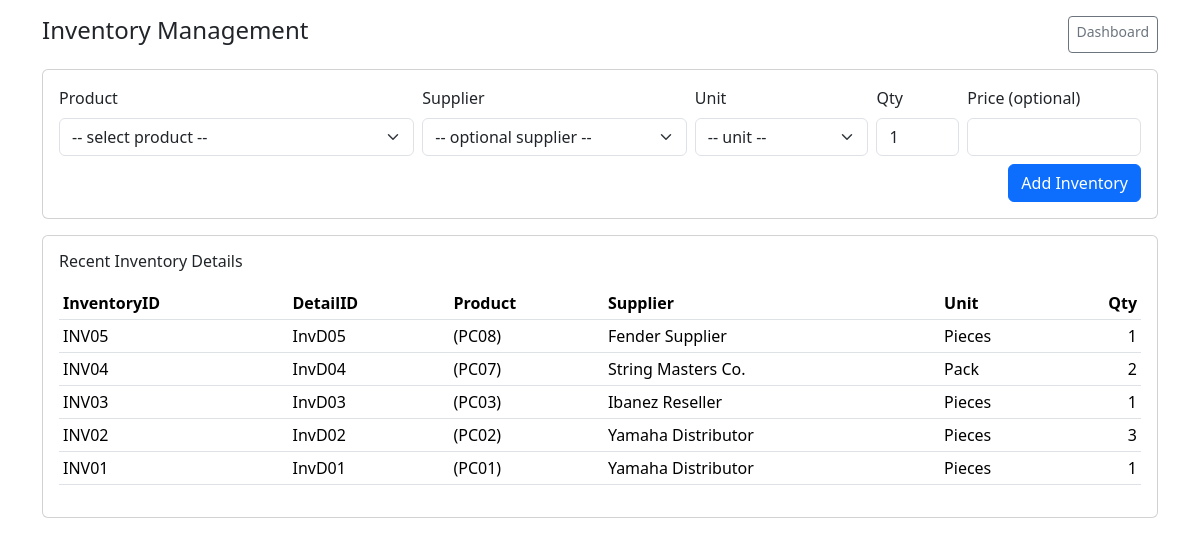
The app's page /inventory.php (signed in) with its own data.
### tables this page shows
CREATE TABLE `music_inventory_detail` (
  `InventoryDetailID` varchar(20) NOT NULL,
  `InventoryID` varchar(20) DEFAULT NULL,
  `ProductID` varchar(20) DEFAULT NULL,
  `SupplierID` varchar(20) DEFAULT NULL,
  `UnitID` int(11) DEFAULT NULL,
  `Qty` int(11) DEFAULT NULL
);

### inventory.php (the view, shortened to what this page needs)
<?php
require_once 'db.php';
function e($v){ return htmlspecialchars((string)$v, ENT_QUOTES, 'UTF-8'); }
$inventory = [];
try {
    if (isset($pdo) && $pdo instanceof PDO) {
        $stmt = $pdo->query("
            SELECT mid.InventoryID, mid.InventoryDetailID, mid.ProductID, COALESCE(p.Description,'') AS Description,
                   mid.SupplierID, COALESCE(s.SupplierName,'') AS SupplierName, mid.UnitID, COALESCE(u.MetricUnit,'') AS UnitName,
                   mid.Qty, mid.InventoryID AS inv_ref
            FROM `Music_Inventory_Detail` mid
            LEFT JOIN `Product` p ON mid.ProductID = p.ProductID
            LEFT JOIN `Supplier` s ON mid.SupplierID = s.SupplierID
            LEFT JOIN `Unit_of_Measurement` u ON mid.UnitID = u.UnitID
            ORDER BY mid.InventoryDetailID DESC
            LIMIT 200
        ");
        $inventory = $stmt ? $stmt->fetchAll(PDO::FETCH_ASSOC) : [];
    } elseif (isset($conn) && $conn instanceof mysqli) {
        $sql = "
            SELECT mid.InventoryID, mid.InventoryDetailID, mid.ProductID, COALESCE(p.Description,'') AS Description,
                   mid.SupplierID, COALESCE(s.SupplierName,'') AS SupplierName, mid.UnitID, COALESCE(u.MetricUnit,'') AS UnitName,
                   mid.Qty, mid.InventoryID AS inv_ref
            FROM `Music_Inventory_Detail` mid
            LEFT JOIN `Product` p ON mid.ProductID = p.ProductID
            LEFT JOIN `Supplier` s ON mid.SupplierID = s.SupplierID
            LEFT JOIN `Unit_of_Measurement` u ON mid.UnitID = u.UnitID
            ORDER BY mid.InventoryDetailID DESC
            LIMIT 200
        ";
        $res = $conn->query($sql);
        if ($res) while ($r = $res->fetch_assoc()) $inventory[] = $r;
    }
} catch (Exception $ex) {  }
$highlight = trim($_GET['highlight'] ?? '');
?>
<!doctype html>
<html lang="en">
<head>
  <link href="https://cdn.jsdelivr.net/npm/bootstrap@5.3.2/dist/css/bootstrap.min.css" rel="stylesheet">
</head>
<body class="p-3">
  <div class="container">
    <div class="d-flex justify-content-between mb-3">
      <h4>Inventory Management</h4>
      <a class="btn btn-sm btn-outline-secondary" href="music_store_owner_home.php">Dashboard</a>
    </div>
    <div class="card mb-3">
      <div class="card-body">
        <form method="post" class="row g-2">
          <div class="col-md-4">
            <label class="form-label">Product</label>
            <select name="product_id" class="form-select" required>
              <option value="">-- select product --</option>
            </select>
          </div>
          <div class="col-md-3">
            <label class="form-label">Supplier</label>
            <select name="supplier_id" class="form-select">
              <option value="">-- optional supplier --</option>
            </select>
          </div>
          <div class="col-md-2">
            <label class="form-label">Unit</label>
            <select name="unit_id" class="form-select">
              <option value="">-- unit --</option>
            </select>
          </div>
          <div class="col-md-1">
            <label class="form-label">Qty</label>
            <input type="number" name="qty" class="form-control" min="1" value="1" required>
          </div>
          <div class="col-md-2">
            <label class="form-label">Price (optional)</label>
            <input type="number" name="price" step="0.01" min="0" class="form-control">
          </div>
          <div class="col-12 text-end">
            <button class="btn btn-primary">Add Inventory</button>
          </div>
        </form>
      </div>
    </div>
    <div class="card">
      <div class="card-body">
        <h6 class="mb-3">Recent Inventory Details</h6>
        <div class="table-responsive">
          <table class="table table-sm table-hover">
            <thead>
              <tr><th>InventoryID</th><th>DetailID</th><th>Product</th><th>Supplier</th><th>Unit</th><th class="text-end">Qty</th></tr>
            </thead>
            <tbody>
              <?php if (empty($inventory)): ?>
                <tr><td colspan="6" class="text-center small text-muted">No inventory details yet.</td></tr>
              <?php else: foreach ($inventory as $row):
                $isNew = ($highlight && $highlight === ($row['InventoryID'] ?? $row['inv_ref']));
              ?>
                <tr class="<?= $isNew ? 'new-inv' : '' ?>">
                  <td><?= e($row['InventoryID']) ?></td>
                  <td><?= e($row['InventoryDetailID']) ?></td>
                  <td><?= e($row['Description'] . ' (' . $row['ProductID'] . ')') ?></td>
                  <td><?= e($row['SupplierName'] ?? $row['SupplierID']) ?></td>
                  <td><?= e($row['UnitName'] ?? $row['UnitID']) ?></td>
                  <td class="text-end"><?= (int)$row['Qty'] ?></td>
                </tr>
              <?php endforeach; endif; ?>
            </tbody>
          </table>
        </div>
      </div>
    </div>
  </div>
</body>
</html>

### records on screen
music_inventory_detail: InventoryID "INV05", InventoryDetailID "InvD05", ProductID "(PC08)", SupplierName "Fender Supplier", UnitName "Pieces", Qty "1"
music_inventory_detail: InventoryID "INV04", InventoryDetailID "InvD04", ProductID "(PC07)", SupplierName "String Masters Co.", UnitName "Pack", Qty "2"
music_inventory_detail: InventoryID "INV03", InventoryDetailID "InvD03", ProductID "(PC03)", SupplierName "Ibanez Reseller", UnitName "Pieces", Qty "1"
music_inventory_detail: InventoryID "INV02", InventoryDetailID "InvD02", ProductID "(PC02)", SupplierName "Yamaha Distributor", UnitName "Pieces", Qty "3"
music_inventory_detail: InventoryID "INV01", InventoryDetailID "InvD01", ProductID "(PC01)", SupplierName "Yamaha Distributor", UnitName "Pieces", Qty "1"
